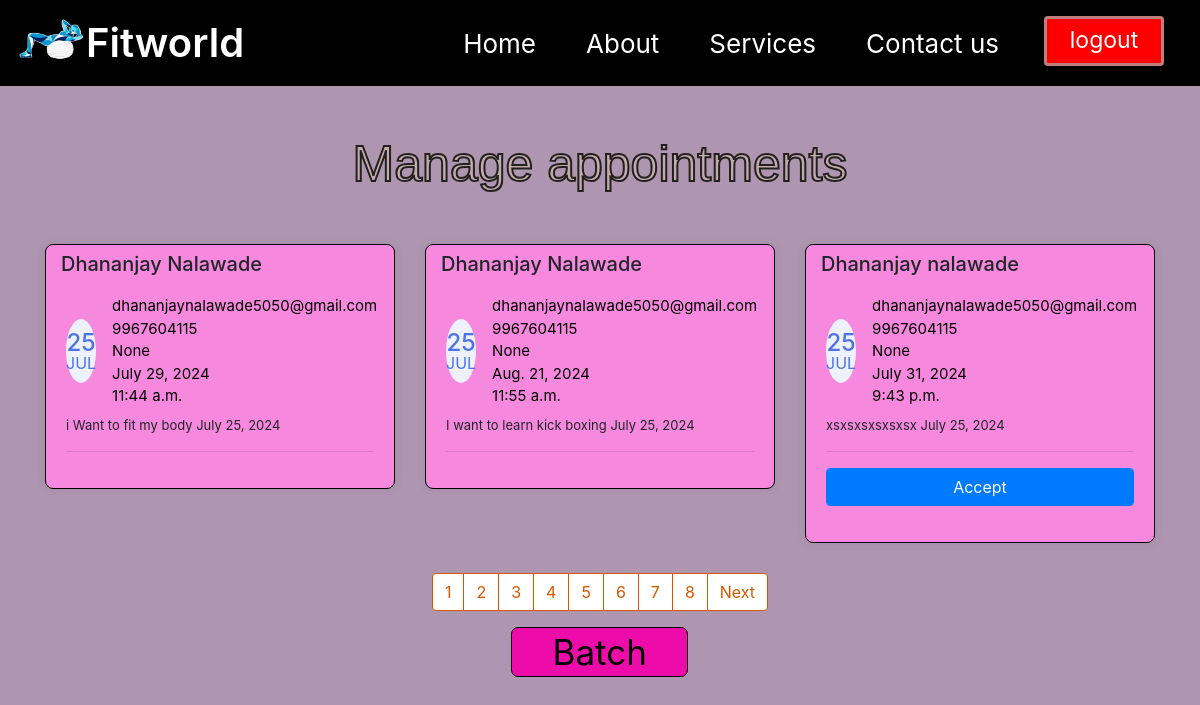
Screenshot of /PAppointment with the database file from the repository.
### myapp/models.py (models this page shows, shortened)
class Appointment(models.Model):
    first_name = models.CharField(max_length=255)
    last_name = models.CharField(max_length=255)
    email = models.CharField(max_length=50)
    request = models.TextField(blank = True)
    phone = models.CharField(max_length=10)
    sent_date = models.DateField( auto_now_add=False,default=True)
    accepted = models.BooleanField(default=False)
    accepted_date = models.DateField( auto_now_add=False, null=True, blank=True)
    course = models.CharField(max_length=100, null=True)
    event_time =models.TimeField(auto_now=True, auto_now_add=False)
    request_date =models.DateField(auto_now=False, auto_now_add=False)
    class Meta:
        ordering =["-sent_date"]

### myapp/views.py (the view, shortened to what this page needs)
# urls.py: path("PAppointment", ManageAppointmentTemplateView.as_view(), name="manage"),
class ManageAppointmentTemplateView(ListView):
    template_name = "PAppointment.html"
    model = Appointment
    context_object_name = "appointments"
    login_required = True
    paginate_by = 3
    def get_context_data(self,*args, **kwargs):
        context = super().get_context_data(*args, **kwargs)
        appointments = Appointment.objects.all()
        context.update({
            "title":"Manage Appointments"
        })
        return context

### template/PAppointment.html (shortened to what this page needs)
{% extends '1.html' %}
{% block body %}
<body>
    <div class="container mt-5">
        <div class="content">
            <h3>
                Manage appointments
            </h3>
        </div>
        <div class="row">
        {% for app in appointments %}
            <div class="col-lg-4">
                <div class="card card-margin">
                    <div class="card-header no-border">
                        <h5 class="card-title">{{app.first_name}} {{app.last_name}}</h5>
                    </div>
                    <div class="card-body pt-0">
                        <div class="widget-49">
                            <div class="widget-49-title-wrapper">
                                <div class="widget-49-date-primary">
                                    <span class="widget-49-date-day">{{app.sent_date|date:"d"}}</span>
                                    <span class="widget-49-date-month">{{app.sent_date|date:"M"}}</span>
                                </div>
                                <div class="widget-49-meeting-info">
                                    <span class="widget-49-pro-title">{{app.email}}</span>
                                    <span class="widget-49-pro-title">{{app.phone}}</span>
                                    <span class="widget-49-pro-title">{{app.course}}</span>
                                    <span class="widget-49-pro-title">{{app.request_date}}</span>
                                    <span class="widget-49-pro-title">{{app.event_time}}</span>
                                </div>
                            </div>
                            <div class="widget-49-meeting-points">
                                <span>{{app.request}}</span>
                                <span>{{app.sent_date}}</span>
                            </div>
                            <hr class="w-100">
                            {% if app.accepted == False %}
                            <form method="POST" action="{% url 'manage' %}">
                            <div class="form-group">
                                <input class="btn-block btn-primary form-control" type="submit" value="Accept">
                            </div>
                            </form>
                            {% endif %}
                        </div>
                    </div>
                </div>
            </div>
        {% endfor %}
        </div>
        {% if is_paginated %}
        <div class="wrapper">
            <nav aria-label="Page navigation example">
                <ul class="pagination">
                    {% for number in page_obj.paginator.page_range %}
                    <li class="page-item"><a class="page-link" href="?page={{number}}">{{number}}</a></li>
                    {% endfor %}
                    {% if page_obj.has_next %}
                    <li class="page-item"><a class="page-link" href="?page={{page_obj.prebious_page_number}}">Next</a></li>
                    {% endif %}
                </ul>
            </nav>
        </div>
        {% endif %}
        <button><a href="/managebatch">Batch</a></button>
        {% endblock body %}

### template/1.html (shortened to what this page needs)
<!DOCTYPE html>
<html lang="en">
  <head>
    <link
      rel="stylesheet"
      href="https://stackpath.bootstrapcdn.com/bootstrap/4.3.1/css/bootstrap.min.css"
    />
  </head>
  <body>
    <nav class="navbar navbar-expand-lg navbar-dark sticky-top">
      <img
        src="../static/img/nav.png"
        alt=""
        srcset=""
        width="70px"
        height="70px"
      />
      <a
        class="navbar-brand"
        href="#"
        style="font-size: 40px; font-weight: 600; cursor: default"
        >Fitworld</a
      >
      <div class="collapse navbar-collapse" id="navbarNav">
        <ul class="navbar-nav ml-auto" style="font-size: 23px">
          <li class="nav-item active">
            <a
              class="nav-link"
              href="/home"
              style="
                font-size: 26px;
                font-weight: 400;
                padding-left: 25px;
                padding-right: 25px;
              "
              >Home</a
            >
          </li>
          <li class="nav-item active">
            <a
              class="nav-link"
              href="/about"
              style="
                font-size: 26px;
                font-weight: 400;
                padding-left: 25px;
                padding-right: 25px;
              "
              >About</a
            >
          </li>
          <li class="nav-item active">
            <a
              class="nav-link"
              href="/services"
              style="
                font-size: 26px;
                font-weight: 400;
                padding-left: 25px;
                padding-right: 25px;
              "
              >Services</a
            >
          </li>
          <li class="nav-item active">
            <a
              class="nav-link"
              href="/contact"
              style="
                font-size: 26px;
                font-weight: 400;
                padding-left: 25px;
                padding-right: 25px;
              "
              >Contact us</a
            >
          </li>
          <a id="log1" href="/logout"><button class="logout">logout</button></a>
        </ul>
      </div>
    </nav>
    {% block body %} {% endblock body %}
  </body>
</html>

### template/1.html (style rules this page uses)
.navbar { background-color: #000; }
.navbar-dark .navbar-brand, .navbar-dark .navbar-nav .nav-link { color: #fff; }
.navbar-brand { font-size: 50px; font-weight: 600; }
.nav-item { font-size: 23px; }
.logout { background-color: red; color: white; border: 3px solid rgb(191, 126, 126); border-radius: 4px; margin: 0px 20px 0px; width: 120px; height: 50px; font-size: 23px; font-weight: 400; }
#log1 { text-decoration: none; color: white; }

### template/PAppointment.html (style rules this page uses)
body { background-color: #AE96B0; }
.card-margin { margin-bottom: 1.875rem; }
.card { border: 0; box-shadow: 0px 0px 10px 0px rgba(82, 63, 105, 0.1); -webkit-box-shadow: 0px 0px 10px 0px rgba(82, 63, 105, 0.1); -moz-box-shadow: 0px 0px 10px 0px rgba(82, 63, 105, 0.1); -ms-box-shadow: 0px 0px 10px 0px rgba(82, 63, 105, 0.1); }
.card { position: relative; display: flex; flex-direction: column; min-width: 0; word-wrap: break-word; background-color: #f688de; background-clip: border-box; border: 1px solid #000000; border-radius: 8px; }
.card .card-header.no-border { border: 0; }
.card .card-header { background: none; padding: 0 0.9375rem; font-weight: 500; display: flex; align-items: center; min-height: 50px; }
.card-header:first-child { border-radius: calc(8px - 1px) calc(8px - 1px) 0 0; }
.widget-49 .widget-49-title-wrapper { display: flex; align-items: center; }
.widget-49 .widget-49-title-wrapper .widget-49-date-primary { display: flex; align-items: center; justify-content: center; flex-direction: column; background-color: #edf1fc; width: 4rem; height: 4rem; border-radius: 50%; }
.widget-49 .widget-49-title-wrapper .widget-49-date-primary .widget-49-date-day { color: #4e73e5; font-weight: 500; font-size: 1.5rem; line-height: 1; }
.widget-49 .widget-49-title-wrapper .widget-49-date-primary .widget-49-date-month { color: #4e73e5; line-height: 1; font-size: 1rem; text-transform: uppercase; }
.widget-49 .widget-49-title-wrapper .widget-49-meeting-info { display: flex; flex-direction: column; margin-left: 1rem; }
.widget-49 .widget-49-title-wrapper .widget-49-meeting-info .widget-49-pro-title { color: #000000; font-size: 15px; }
.widget-49 .widget-49-meeting-points { font-weight: 400; font-size: 13px; margin-top: .5rem; }
.wrapper { display: flex; justify-content: center; align-items: center }
.page-link { position: relative; display: block; color: #D85600 !important; text-decoration: none; background-color: #fff; border: 1px solid #D85600 !important }
button { display: flex; justify-content: center; align-items: center; margin-left: 42%; text-decoration: none; background-color:#ED0CAA; color: black; width: 177px; height: 50px; font-size: 35px; font-weight: 400; border-radius: 7px; border: 1px solid black; }
button a { text-decoration: none; color: #000000; }
.content h3 { font-size: 50px; text-align: center; margin-bottom: 50px; -webkit-text-stroke-color: rgb(36, 32, 32); -webkit-text-stroke-width: 2px; color: rgb(195, 171, 171); font-family: 'Fasthand', cursive; font-family: 'Poppins', sans-serif; font-family: 'Russo One', sans-serif; }

### rows the page displays
Appointment: first_name "Dhananjay", last_name "Nalawade", sent_date "25", sent_date "JUL", email "dhananjaynalawade5050@gmail.com", phone "9967604115", course "None", request_date "July 29, 2024", event_time "11:44 a.m.", request "i Want to fit my body", sent_date "July 25, 2024"
Appointment: first_name "Dhananjay", last_name "Nalawade", sent_date "25", sent_date "JUL", email "dhananjaynalawade5050@gmail.com", phone "9967604115", course "None", request_date "Aug. 21, 2024", event_time "11:55 a.m.", request "I want to learn kick boxing", sent_date "July 25, 2024"
Appointment: first_name "Dhananjay", last_name "nalawade", sent_date "25", sent_date "JUL", email "dhananjaynalawade5050@gmail.com", phone "9967604115", course "None", request_date "July 31, 2024", event_time "9:43 p.m.", request "xsxsxsxsxsxsx", sent_date "July 25, 2024"

### other values shown
{{ number }} "1" "2" "3" "4" "5" "6" "7" "8"
